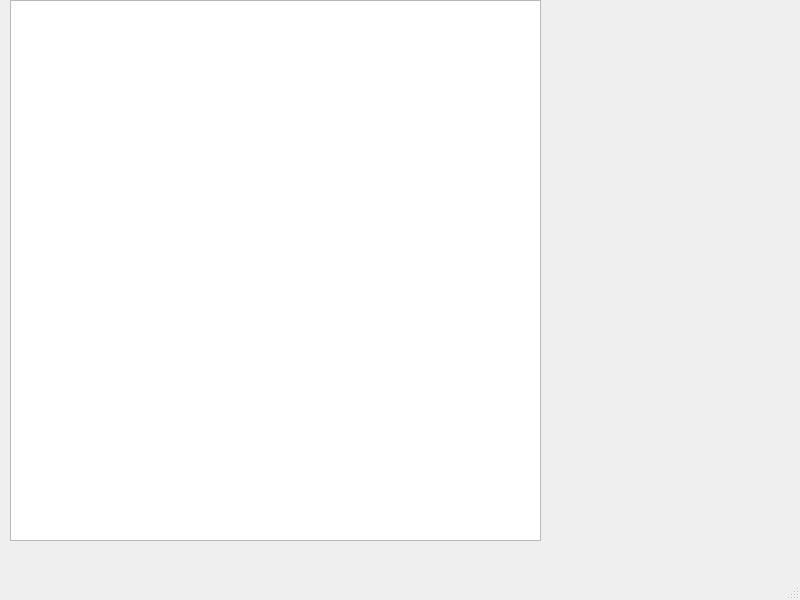
<?xml version="1.0" encoding="UTF-8"?>
<ui version="4.0">
 <class>MainWindow</class>
 <widget class="QMainWindow" name="MainWindow">
  <property name="geometry">
   <rect>
    <x>0</x>
    <y>0</y>
    <width>800</width>
    <height>600</height>
   </rect>
  </property>
  <property name="windowTitle">
   <string>MainWindow</string>
  </property>
  <widget class="QWidget" name="centralwidget">
   <widget class="QTextEdit" name="textEdit">
    <property name="geometry">
     <rect>
      <x>10</x>
      <y>0</y>
      <width>531</width>
      <height>541</height>
     </rect>
    </property>
   </widget>
  </widget>
  <widget class="QMenuBar" name="menubar">
   <property name="geometry">
    <rect>
     <x>0</x>
     <y>0</y>
     <width>800</width>
     <height>25</height>
    </rect>
   </property>
  </widget>
  <widget class="QStatusBar" name="statusbar"/>
 </widget>
 <resources/>
 <connections/>
</ui>
